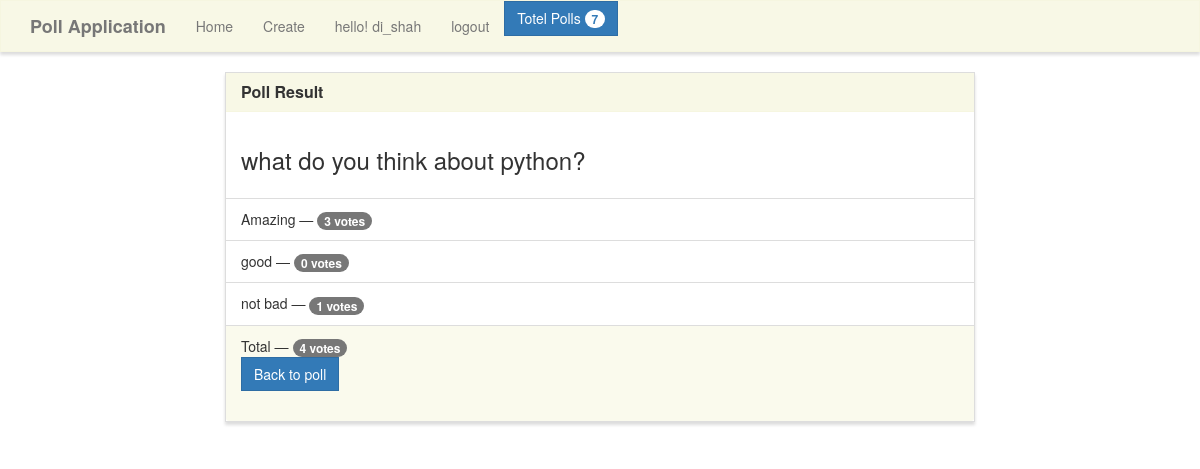
Page /results/1/ (signed in) on the committed database.
### poll/models.py (models this page shows)
class Poll(models.Model):
    author = models.ForeignKey(settings.AUTH_USER_MODEL, on_delete=models.CASCADE, null=True, blank=True)
    question = models.TextField()
    option_one = models.CharField(max_length=30)
    option_two = models.CharField(max_length=30)
    option_three = models.CharField(max_length=30)
    option_one_count = models.IntegerField(default=0)
    option_two_count = models.IntegerField(default=0)
    option_three_count = models.IntegerField(default=0)
    def total(self):
        return self.option_one_count + self.option_two_count + self.option_three_count

### poll/views.py (the view)
# urls.py: path('results/<poll_id>/', poll_views.results, name='results'),
@login_required
def results(request, poll_id):
    poll = Poll.objects.get(pk=poll_id)
    num_of_questions =  Poll.objects.all().count()
    context = {
        'num_of_questions' : num_of_questions,
        'poll' : poll
    }
    return render(request, 'results.html', context)

### templates/results.html (shortened to what this page needs)
{% extends "base.html" %}
{% block main %}
<div class="row">
    <div class="col-lg-8 col-lg-offset-2">
        <div class="panel panel-default">
            <div class="panel-heading">
                <h3 class="panel-title">Poll Result</h3>
            </div>
            <div class="panel-body">
                <h3>{{ poll.question }}</h3>
            </div>
            <ul class="list-group">
                <li class="list-group-item">{{ poll.option_one }} &mdash; <strong><span class="badge badge-dark">{{ poll.option_one_count }} votes</strong></span></li>
                <li class="list-group-item">{{ poll.option_two }} &mdash; <strong><span class="badge badge-dark">{{ poll.option_two_count }} votes</strong></span></li>
                <li class="list-group-item">{{ poll.option_three }} &mdash; <strong><span class="badge badge-dark">{{ poll.option_three_count }} votes</strong></span></li>
            </ul>
            <div class="panel-footer">Total &mdash; <strong><span class="badge badge-dark">{{ poll.total }} votes</strong></span>
                <br><a href="{% url 'home' %}"  class="btn btn-primary">Back to poll</a></br>&nbsp;
            </div>
        </div>
    </div>
</div>
{% endblock %}

### templates/base.html (shortened to what this page needs)
{% load static %}
<!DOCTYPE html>
<html lang="en">
	<head>
		<link rel="stylesheet" href="https://maxcdn.bootstrapcdn.com/bootstrap/3.3.7/css/bootstrap.min.css">
		<link rel="stylesheet" type="text/css" href="{% static 'style.css' %}" />
	</head>
 	<body>
		<nav class="navbar navbar-default" role="navigation">
			<div class="container">
				<div class="navbar-header">
					<a class="navbar-brand" href="{% url 'home' %}">Poll Application</a>
				</div>
				<div class="collapse navbar-collapse navbar-ex1-collapse">
					<ul class="nav navbar-nav">
						<li><a href="{% url 'home' %}">Home</a></li>
						<li><a href="{% url 'create' %}">Create</a></li>
						{% if user.is_authenticated %}
						<li><a href="#"> hello!  {{user.username}} </a></li>
						<li><a href="{% url 'logout' %}">logout</a></li>
						{% else %}
						<li><a href="{% url 'login' %}">login</a></li>
						<li><a href="{% url 'signup' %}">signup</a></li>
						{% endif %}
						<button type="button" class="btn btn-primary">Totel Polls <span class="badge badge-light">{{ num_of_questions }}</span></button>
					</ul>
				</div>
			</div>
		</nav>
		<div class="container">
			{% block main %}{% endblock %}
		</div>
</body>
</html>

### static/style.css (style rules this page uses)
.navbar-default, .btn, .form-control, .panel { border-radius: 0; }
.navbar-default { background-color: rgba(245, 245, 220, .7); border-color: rgba(245, 245, 220, .6); box-shadow: 0px 3px 3px 0px #ddd; }
.panel-default > .panel-heading { color: #333; background-color: rgba(245, 245, 220, .7); border-color: rgba(245, 245, 220, .6); border-top-left-radius: 0; border-top-right-radius: 0; }
.panel-footer { background-color: rgba(245, 245, 220, .5); border-color: rgba(245, 245, 220, .4); }
.panel { box-shadow: 0px 3px 3px 0px #ddd; }
a.navbar-brand, .panel-title { font-weight: bolder; }

### rows in the picture
Poll: question "what do you think about python?", option_one "Amazing", option_one_count "3", option_two "good", option_two_count "0", option_three "not bad", option_three_count "1", total "4"

### other values in the picture
{{ user.username }} "di_shah"
{{ num_of_questions }} "7"
